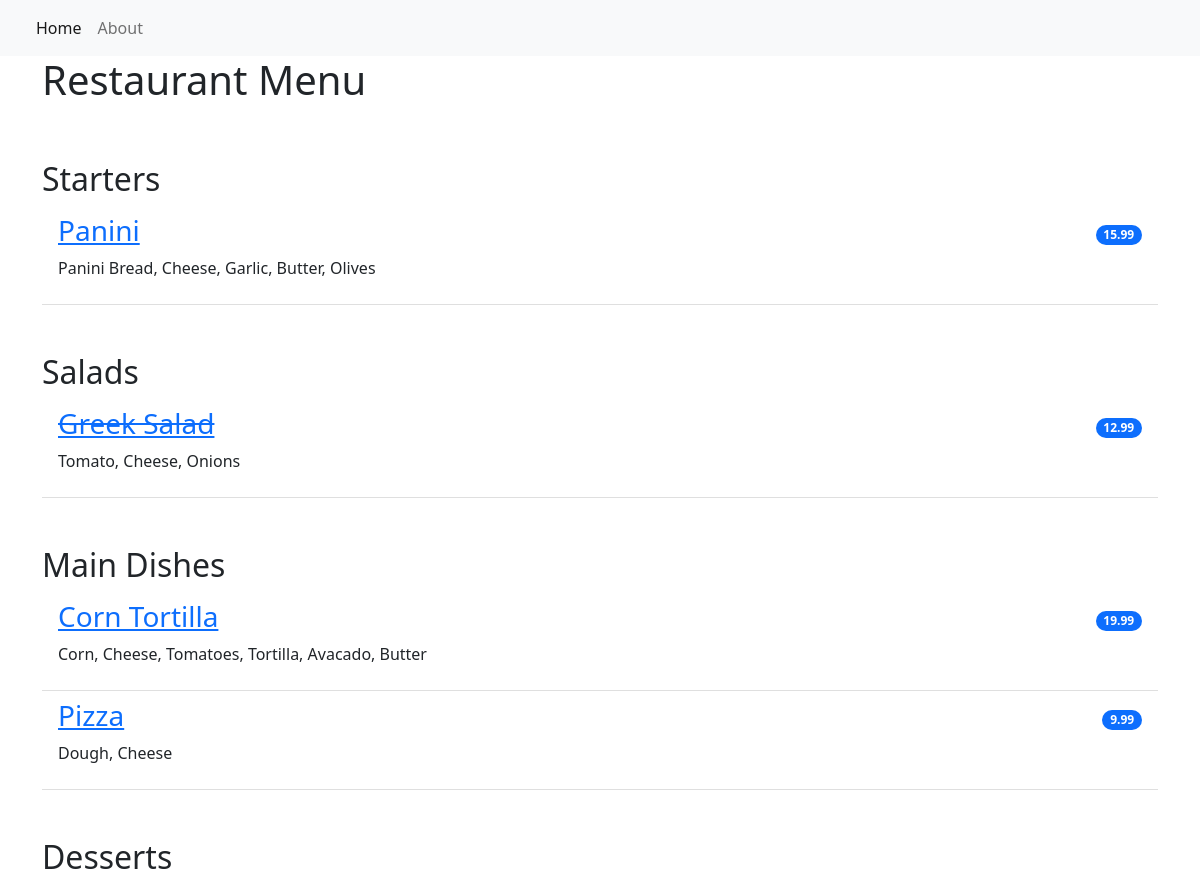
Before: / with the older database file.
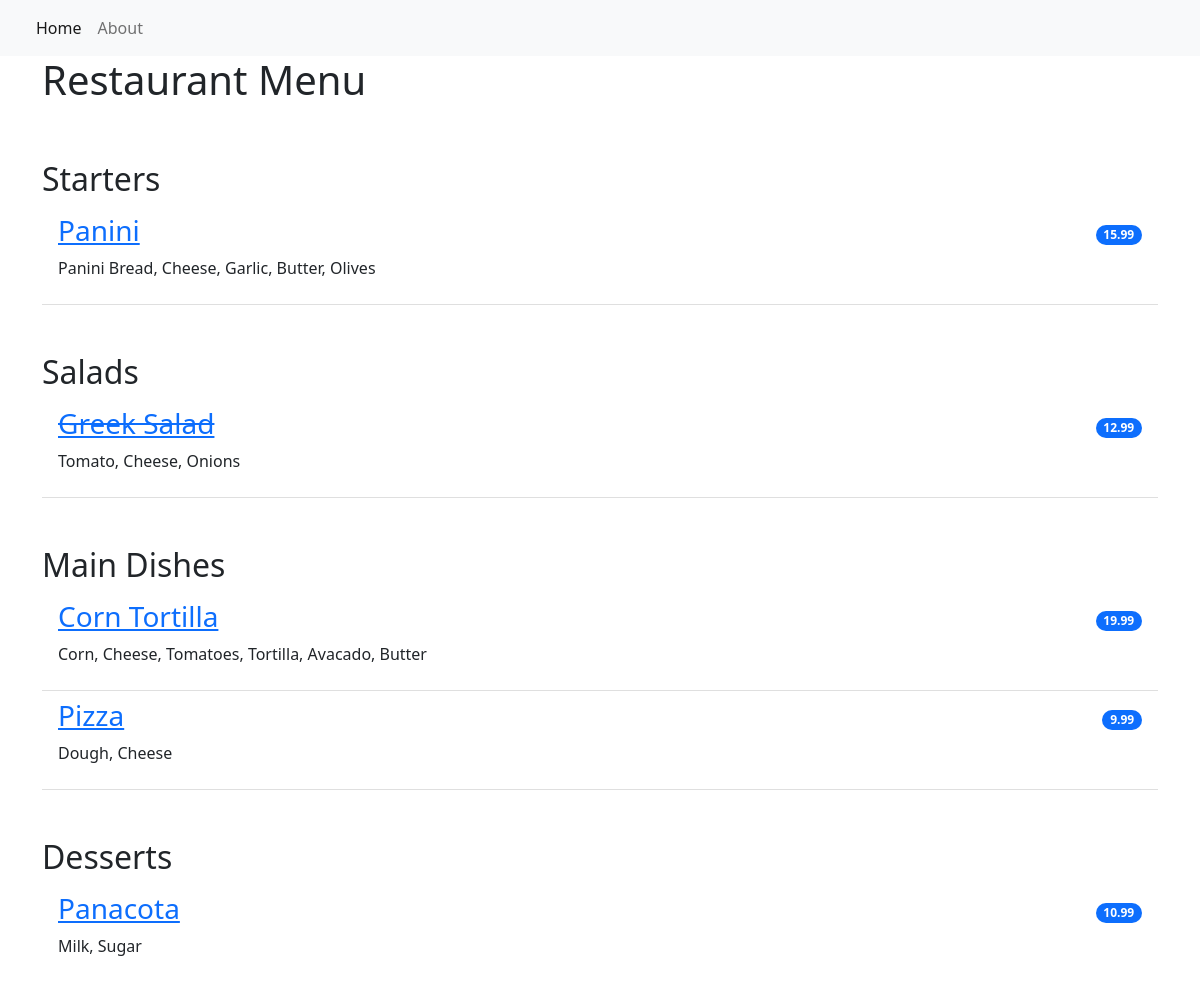
After: the same page with the newer database file.
### restuarant_menu/models.py (models this page shows, shortened)
class Item(models.Model):
    meal = models.CharField(max_length=1000, unique = True)
    description = models.CharField(max_length=1000)
    price = models.DecimalField(max_digits=10,decimal_places=2)
    meal_type = models.CharField(max_length=200,choices=MEAL_TYPE)
    author = models.ForeignKey(User, on_delete=models.PROTECT)
    status = models.IntegerField(choices=STATUS, default=0)
    date_created = models.DateTimeField(auto_now_add=True)
    date_updated = models.DateTimeField(auto_now=True)

### restuarant_menu/views.py (the view)
# urls.py: path('', views.MenuList.as_view(), name = 'home'),
class MenuList(generic.ListView):
    queryset = Item.objects.order_by("-date_created")
    template_name = "index.html"
    def get_context_data(self, **kwargs):
        context = super().get_context_data(**kwargs)
        context["meals"] = MEAL_TYPE
        return context

### restuarant_menu/templates/index.html
{% extends 'base.html' %}
{% block content %}
<div class="container">
  <h1>Restaurant Menu</h1>
    <ul class="list-group list-group-flush">
        {% for meal in meals %}
            <h2 class="pt-5">{{ meal.1 }}</h2>
                {% for row in item_list %}
                    {% if row.meal_type == meal.0 %}
                        {% if row.status == 0 %}
                        <li class="list-group-item d-flex justify-content-between align-items-center border-0 pb-0">
                            <a href="{% url 'menu_item' row.pk %}"><h3><del>{{ row.meal }}</del></h3></a>
                            <span class="badge bg-primary rounded-pill">{{ row.price }}</span>
                        </li>
                        <li class="list-group-item pt-0">
                            <p>{{ row.description }}</p>
                        </li>
                        {% else %}
                        <li class="list-group-item d-flex justify-content-between align-items-center border-0 pb-0">
                            <a href="{% url 'menu_item' row.pk %}"><h3>{{ row.meal }}</h3></a>
                            <span class="badge bg-primary rounded-pill">{{ row.price }}</span>
                        </li>
                        <li class="list-group-item pt-0">
                            <p>{{ row.description }}</p>
                        </li>
                        {% endif %}
                    {% endif %}
                {% endfor %}
        {% endfor %}
    </ul>
</div>
{% endblock content %}

Changed rows visible on the page:
added Item: meal "Panacota", price "10.99", description "Milk, Sugar", shown under "Desserts"
